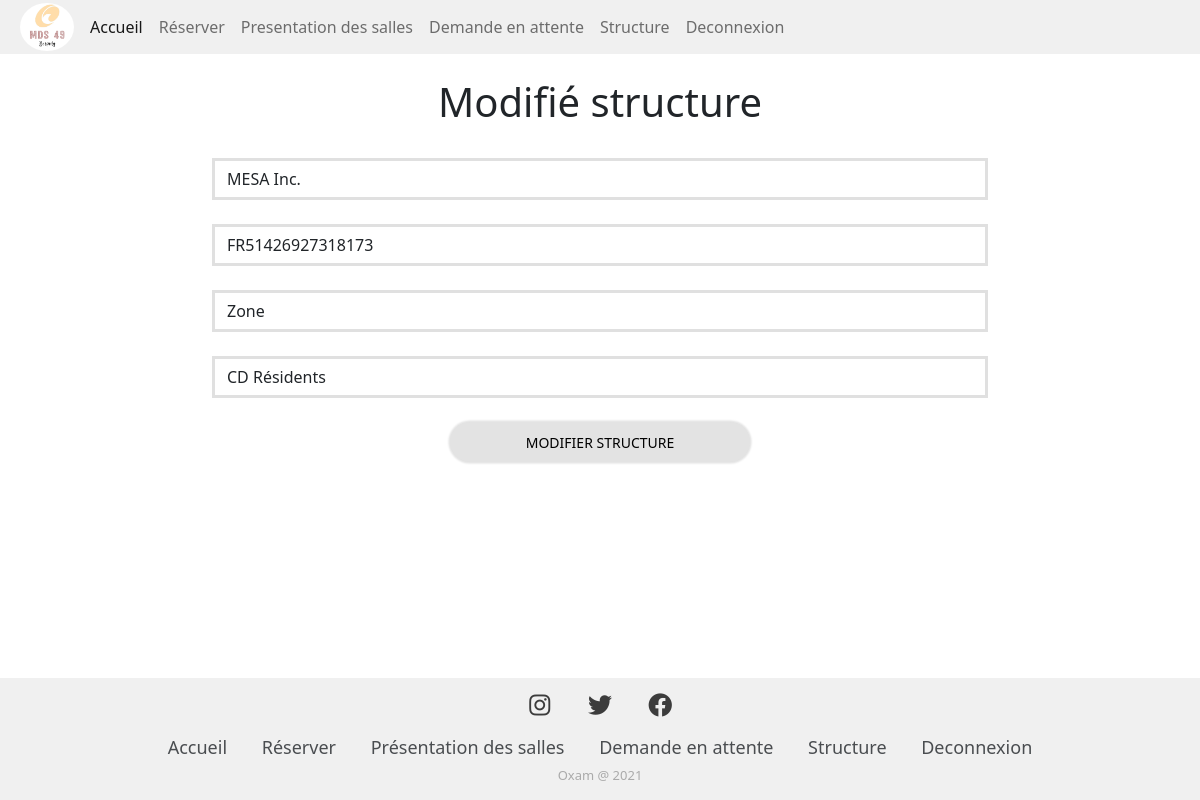
The page /index.php?uc=structure&action=modifStructure&id_structure=1 (signed in) on the database its author committed.
### tables this page shows
CREATE TABLE `structure` (
  `Id_Structure` int(11) NOT NULL,
  `nom` varchar(50) DEFAULT NULL,
  `IBAN` varchar(50) DEFAULT NULL,
  `profil` varchar(50) DEFAULT NULL,
  `Id_Type_structure` int(11) NOT NULL
);

### util/Class.pdo.OXAM.inc.php (called while the page is built, shortened)
<?php
function isLogged() {
    if(isset($_SESSION['mail'])) {
        return true;
    } else {
        return false;
    }
}
function isAdmin() {
    if (isLogged()) {
        if($_SESSION['typeprofil']==1) {
            return true;
        } else {
            return false;
        }
    } else {
        return false;
    }
}
function recupStructure($id_structure) {
    try {
        $pdo = connexionPDO();
        $req = $pdo->prepare("SELECT * from structure where Id_Structure='$id_structure'");
        $req->execute();
        $resultat = $req->fetch(PDO::FETCH_ASSOC);
    } catch (PDOException $e) {
        print "Erreur !: " . $e->getMessage();
        die();
    }
    return $resultat;
}
function allTypesStructure () {
    $resultat = array();
    try {
        $pdo = connexionPDO();
        $req = $pdo->prepare("SELECT * from type_structure");
        $req->execute();
        $ligne = $req->fetch(PDO::FETCH_ASSOC);
        while ($ligne) {
            $resultat[] = $ligne;
            $ligne = $req->fetch(PDO::FETCH_ASSOC);
        }
    } catch (PDOException $e) {
        print "Erreur !: " . $e->getMessage();
        die();
    }
    return $resultat;
}
?>

### vues/modifStructure.php (the view, shortened to what this page needs)
<h1><center>Modifié structure</center></h1><br>
<div class="container-fluid">
	<div class="row">
		<div class="col-xs-0 col-sm-0 col-md-1 col-lg-2"></div>
		<div class="col-xs-12 col-sm-12 col-md-10 col-lg-8">
			<div class="row">
				<?php
					$id_structure = $_GET['id_structure'];
					$Structure = recupStructure($id_structure);
					$nomStructure = $Structure['nom'];
					$IBANstructure = $Structure['IBAN'];
					$profilStructure = $Structure['profil'];
					$Id_Type_Structure = $Structure['Id_Type_structure'];
                ?>
				<form class="form" role="form" action="index.php?uc=structure&action=verifModifStructure" method="post"  enctype="multipart/form-data">
				<input type="text" class="form-control" name="nomStructure" value="<?php echo $nomStructure ?>"><br>
				<input type="textarea" class="form-control" name="IBAN" value="<?php echo $IBANstructure ?>"><br>
				<input type="textarea" class="form-control" name="profil" value="<?php echo $profilStructure ?>"><br>
				<select class="form-control" name="Type_Structure">
					<?php
						$typeStructure = allTypesStructure();
						foreach($typeStructure as $typeStructure){
							if($typeStructure['Id_Type_structure']==$Id_Type_Structure) {
								echo '<option value="'.$typeStructure['Id_Type_structure'].'" selected>'.$typeStructure['nom_type_structure'].'</option>';
							} else {
								echo '<option value="'.$typeStructure['Id_Type_structure'].'">'.$typeStructure['nom_type_structure'].'</option>';
							}
						}
					?>
				</select><br>
				<?php if(isAdmin()){ ?>
		<center><input type="submit" class="btnall" value="Modifier Structure" name="modifstructure" onclick="window.location='index.php?uc=structure&action=verifModifStructure'"></center>
	<?php } ?>
				</form>
			</div>
		</div>
	</div><br>
	<br>
</div>

### util/style.css (style rules this page uses)
.btnall { max-width: 300px; text-transform: uppercase; font-size: 14px; display: block; margin-right: auto; margin-left: auto; width: 60%; border-radius: 25px; height: 40px; border: 0; background-color: #e3e3e3; box-shadow: 0 0 2px 0.1rem #e3e3e3; }
.form-control { border-color: #e0e0e0; border-width: 3px; border-radius: 0; }

### util/footer.css (style rules this page uses)
* { margin: 0; padding: 0; box-sizing: border-box; }
body { font-weight: 400; background-color: white; }

### rows shown on the page
structure: nomStructure "MESA Inc.", IBAN "FR51426927318173", profil "Zone"

### other values the page prints
form field Type_Structure "CD Résidents"
